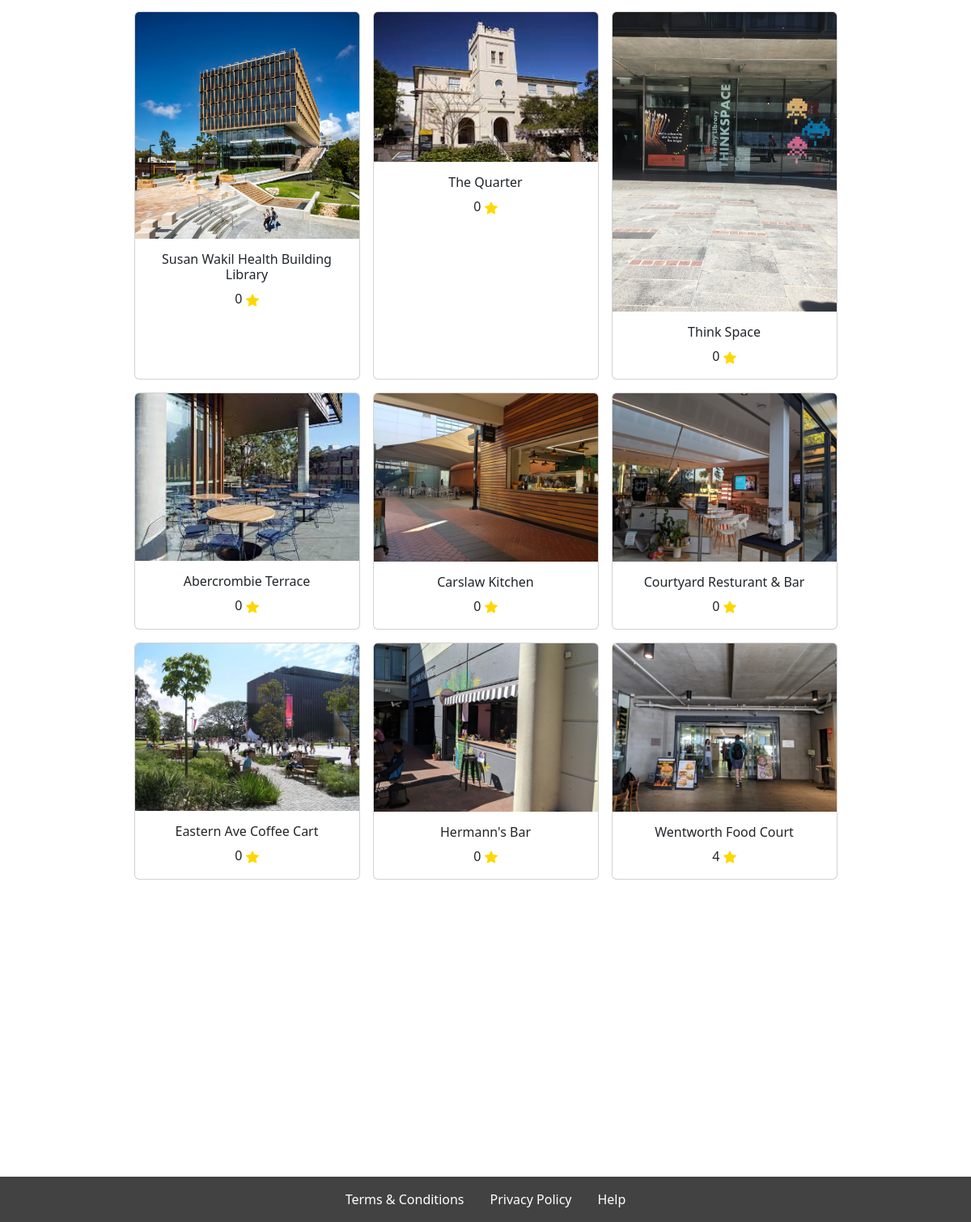
Page / (signed in, lower part) on the earlier database version.
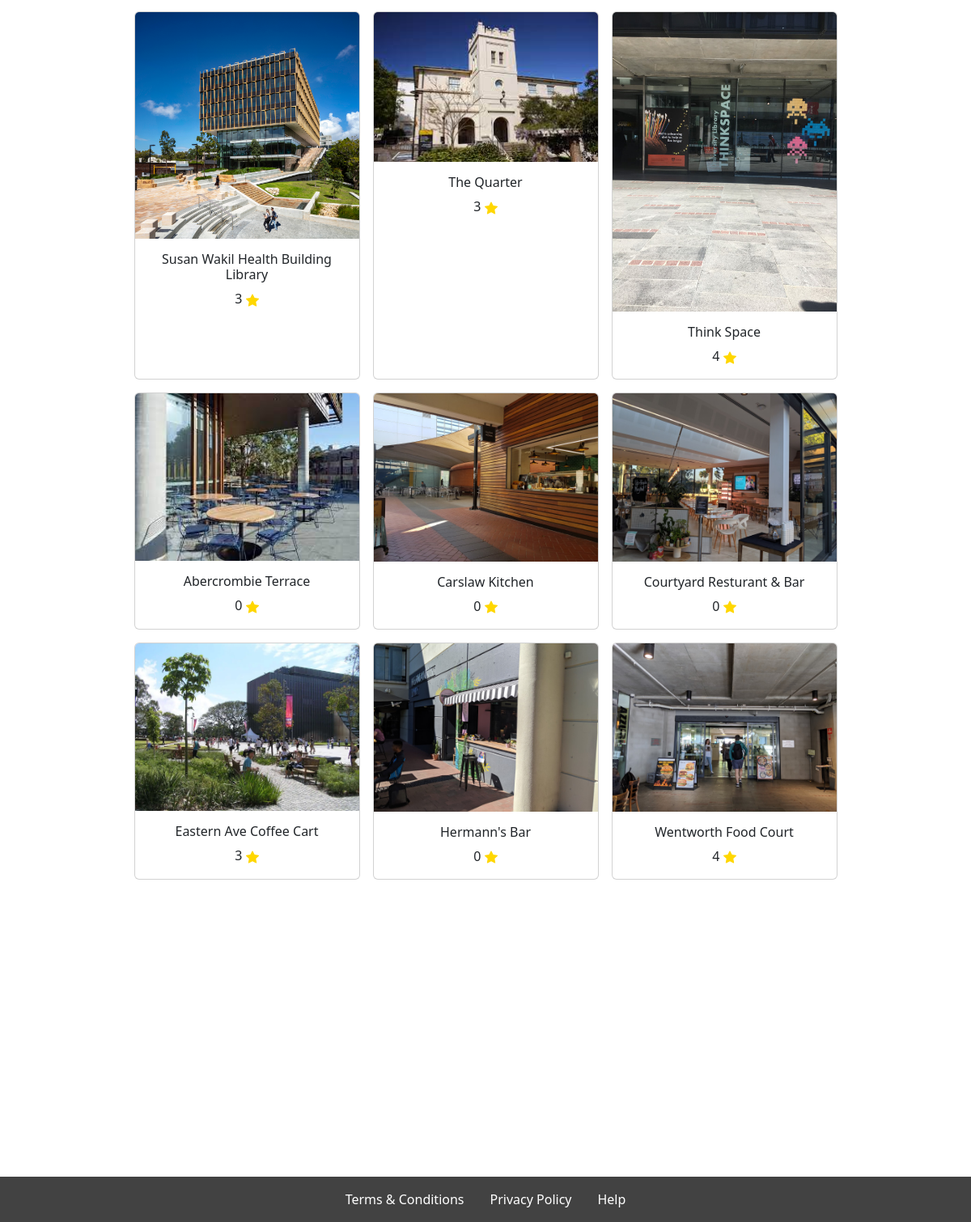
Same page on the later database version.
### myapp/models.py (models this page shows)
class Locations(models.Model):
    name= models.CharField(max_length=255)
    location= models.CharField(max_length=255)
    hours=models.CharField(max_length=255)
    website=models.CharField(max_length=255, blank=True)
    phone_number=models.CharField(max_length=255, blank=True)
    amenities=models.CharField(max_length=255, blank=True)
    avgNoise=models.IntegerField(blank=True, default=0)
    avgAmen=models.IntegerField(blank=True, default=0)
    avgClean=models.IntegerField(blank=True, default=0)
    nearPlaces=models.CharField(max_length=255, blank=True)
    nearby = models.ManyToManyField('self', blank=True)
    image = models.ImageField(upload_to='location_images/', blank=True)
    amenities=models.ManyToManyField(Amenity, blank=True)
    avgOverall=models.IntegerField(blank=True, default=0)

### myapp/views.py (the view)
# urls.py: path("", views.locationList, name="location list"),
@login_required
def locationList(request):
    results=Locations.objects.all()
    return render(request, "locationList.html", {"locations": results, "navbar": "home"})

### myapp/templates/locationList.html (shortened to what this page needs)
{%extends "hf.html"%}{%block title%}Location List{%endblock%}
{%block content%}
{% load static %}
<div class="container" style="margin-bottom: 100px;">
    <div id="locations" class="pt-2 text-center d-flex justify-content-center flex-wrap">
        {%for location in locations%}
            <div class="card col-3 m-2">
                <a
                    href="{% url 'location' location.name %}"
                    style="text-decoration: none; color: inherit"
                >
                    {% if location.image%}
                        <img src="{{ location.image.url }}" class="card-img-top" alt="Location Image">
                    {%else%}
                        <img src="{% static 'images/default_location.png' %}" alt="Location Image">
                    {%endif%}
                    <div class="card-body">
                        <h6 class="card-text">{{ location.name }}</h6>
                        <p class="mb-0">
                            <span class="card-text">{{location.avgOverall}}</h6>
                        </p>
                    </div>
                </a>
            </div>
        {%endfor%}
    </div>
</div>
{%endblock%}

### myapp/templates/hf.html (shortened to what this page needs)
{% load static %}
<!DOCTYPE html>
<html>
<head>
    <link rel="stylesheet" href="{% static 'style.css' %}">
    <link href="https://cdn.jsdelivr.net/npm/bootstrap@5.3.2/dist/css/bootstrap.min.css" rel="stylesheet">
</head>
<body>
    <div class="content-container">
        {% block content %}
        {% endblock content %}
    </div>
    <nav class="navbar navbar-expand-lg navbar-light navbar-custom fixed-bottom" id="botNavbar">
        <div class="container-fluid justify-content-center" id="botNavbar">
            <ul class="navbar-nav">
                <li class="nav-item">
                    <a class="nav-link me-3" href="{% url 'terms and conditions' %}">Terms & Conditions</a>
                </li>
                <li class="nav-item">
                    <a class="nav-link me-3" href="{% url 'privacy' %}">Privacy Policy</a>
                </li>
                <li class="nav-item">
                    <a class="nav-link" href="{% url 'help' %}">Help</a>
                </li>
            </ul>
        </div>
    </nav>
</body>
</html>

### myapp/templates/hf.html (style rules this page uses)
.navbar-custom { background-color: #424242; }
.navbar-custom .navbar-brand, onavbar-custom .navbar-text, .navbar-custom .navbar-nav .nav-link { color: white; }
.content-container { height: 110vh; overflow-y: auto; }

Differences in the rows shown:
changed Locations "Susan Wakil Health Building Library": avgOverall "0" → "3"
changed Locations "The Quarter": avgOverall "0" → "3"
changed Locations "Think Space": avgOverall "0" → "4"
changed Locations "Eastern Ave Coffee Cart": avgOverall "0" → "3"
